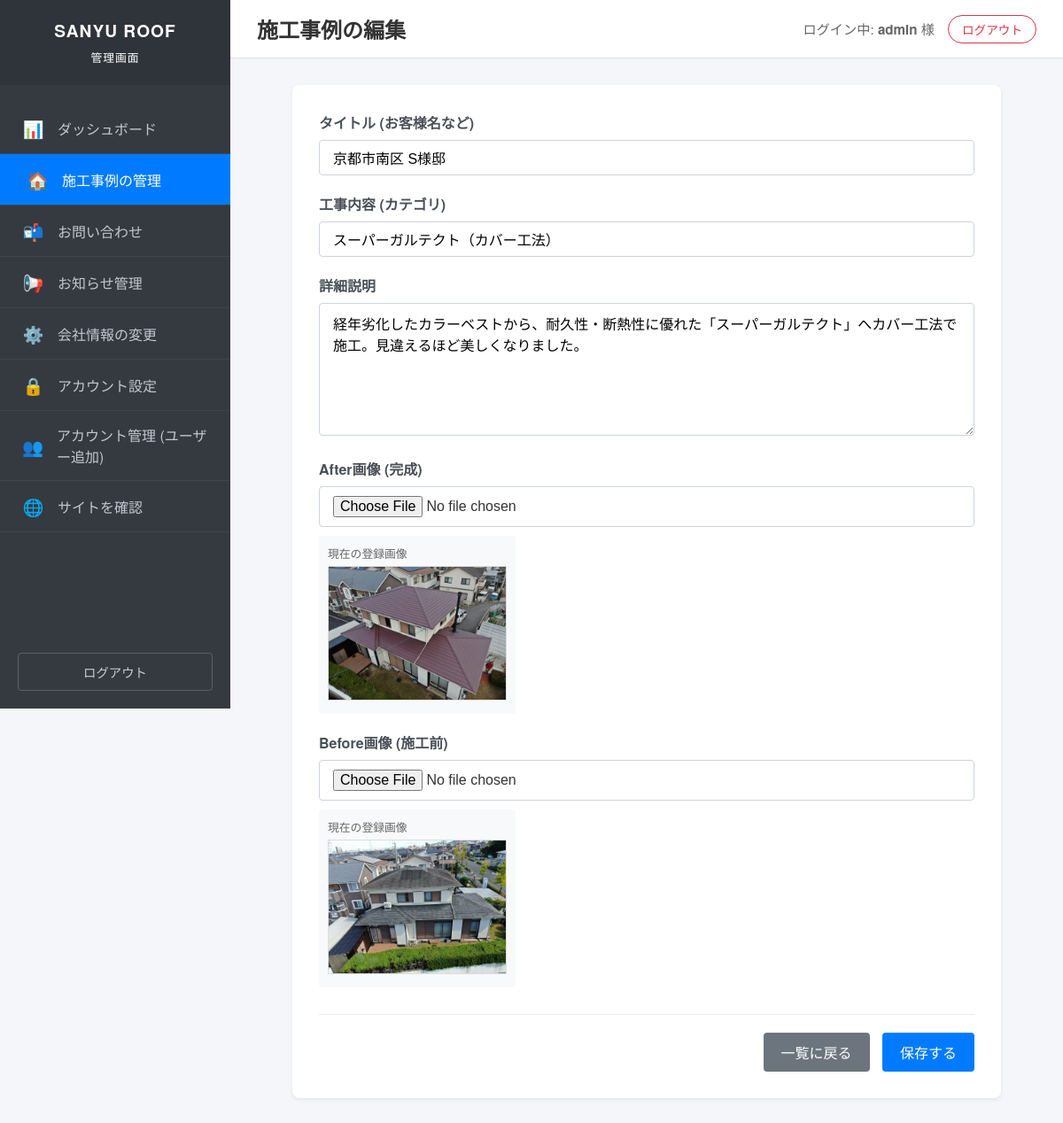
The page /admin/works/edit.php?id=2 (signed in) on the database its author committed.
### tables this page shows
CREATE TABLE works (
        id INTEGER PRIMARY KEY AUTOINCREMENT,
        title TEXT NOT NULL,
        content TEXT,
        category TEXT,
        image_path TEXT,
        before_image_path TEXT,
        created_at DATETIME DEFAULT CURRENT_TIMESTAMP
    );

### public_html/config/config.php (called while the page is built, shortened)
<?php
function h($str) {
    return htmlspecialchars($str, ENT_QUOTES, 'UTF-8');
}
?>

### public_html/admin/works/edit.php (the view, shortened to what this page needs)
<?php
require_once '../../config/config.php';
$pdo = get_db_connection();
$id = $_GET['id'] ?? null;
$work = ['title' => '', 'category' => '', 'content' => '', 'image_path' => '', 'before_image_path' => ''];
if ($id) {
    $stmt = $pdo->prepare("SELECT * FROM works WHERE id = ?");
    $stmt->execute([$id]);
    $work = $stmt->fetch();
}
include __DIR__ . '/../inc/header.php';
?>
<div style="max-width: 800px; margin: 0 auto;">
    <div class="card">
        <form method="post" enctype="multipart/form-data">
            <div class="form-group">
                <label class="form-label">タイトル (お客様名など)</label>
                <input type="text" name="title" class="form-control" value="<?php echo h($work['title']); ?>" required placeholder="例：京都市伏見区 K様邸">
            </div>
            <div class="form-group">
                <label class="form-label">工事内容 (カテゴリ)</label>
                <input type="text" name="category" class="form-control" value="<?php echo h($work['category']); ?>" required placeholder="例：屋根葺き替え工事">
            </div>
            <div class="form-group">
                <label class="form-label">詳細説明</label>
                <textarea name="content" class="form-control" style="min-height: 150px;"><?php echo h($work['content']); ?></textarea>
            </div>
            <div class="form-group">
                <label class="form-label">After画像 (完成)</label>
                <input type="file" name="image" class="form-control">
                <?php if ($work['image_path']): ?>
                    <div style="margin-top: 10px; background: #f8f9fa; padding: 10px; border-radius: 4px; display: inline-block;">
                        <p style="margin: 0 0 5px 0; font-size: 0.8rem; color: #666;">現在の登録画像</p>
                        <img src="/<?php echo h($work['image_path']); ?>" style="max-width: 200px; border: 1px solid #ddd;">
                    </div>
                <?php endif; ?>
            </div>
            <div class="form-group">
                <label class="form-label">Before画像 (施工前)</label>
                <input type="file" name="before_image" class="form-control">
                <?php if ($work['before_image_path']): ?>
                    <div style="margin-top: 10px; background: #f8f9fa; padding: 10px; border-radius: 4px; display: inline-block;">
                        <p style="margin: 0 0 5px 0; font-size: 0.8rem; color: #666;">現在の登録画像</p>
                        <img src="/<?php echo h($work['before_image_path']); ?>" style="max-width: 200px; border: 1px solid #ddd;">
                    </div>
                <?php endif; ?>
            </div>
            <div style="margin-top: 30px; border-top: 1px solid #eee; padding-top: 20px; text-align: right;">
                <a href="/admin/works/index.php" class="btn btn-secondary" style="margin-right: 10px;">一覧に戻る</a>
                <button type="submit" class="btn btn-primary">保存する</button>
            </div>
        </form>
    </div>
</div>
<?php include __DIR__ . '/../inc/footer.php'; ?>

### public_html/admin/css/admin.css (style rules this page uses)
:root { --admin-bg-color: #f4f6f9; --sidebar-bg-color: #343a40; --sidebar-width: 260px; --primary-color: #007bff; --text-color: #333; --border-color: #dee2e6; --card-shadow: 0 0.125rem 0.25rem rgba(0, 0, 0, 0.075); }
body { font-family: "Helvetica Neue", Arial, "Hiragino Kaku Gothic ProN", "Hiragino Sans", Meiryo, sans-serif; background-color: var(--admin-bg-color); margin: 0; padding: 0; display: flex; min-height: 100vh; color: var(--text-color); }
.card { background: #fff; border-radius: 8px; box-shadow: var(--card-shadow); padding: 30px; margin-bottom: 30px; }
.btn { display: inline-block; padding: 10px 20px; border-radius: 4px; text-decoration: none; cursor: pointer; font-size: 1rem; border: none; transition: background 0.2s; }
.btn-primary { background: var(--primary-color); color: #fff; }
.btn-secondary { background: #6c757d; color: #fff; }
.form-group { margin-bottom: 20px; }
.form-label { display: block; margin-bottom: 8px; font-weight: bold; color: #495057; }
.form-control { width: 100%; padding: 10px 15px; font-size: 1rem; border: 1px solid #ced4da; border-radius: 4px; box-sizing: border-box; }

### rows shown on the page
works: title "京都市南区 S様邸", category "スーパーガルテクト（カバー工法）", content "経年劣化したカラーベストから、耐久性・断熱性に優れた「スーパーガルテクト」へカバー工法で施工。見違えるほど美しくなりました。", image_path (picture), before_image_path (picture)

### other values the page prints
$page_title "施工事例の編集"
$_SESSION['admin_username'] "admin"
